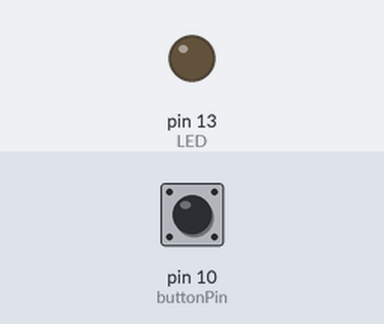
Recording of a sketch running on a simulated Arduino Uno, built with avr-gcc and run on an emulated ATmega328P. Shown: output pins drawn as LEDs (lit = HIGH). Dashed ring = blinking. Inputs (shaded band) come from the test bench; at power-on: pin 10 (buttonPin) LOW.

Above: at 1.2 s.
1.3 s: pin 10 (buttonPin) pulled HIGH for 1 s
At 1.54 s:
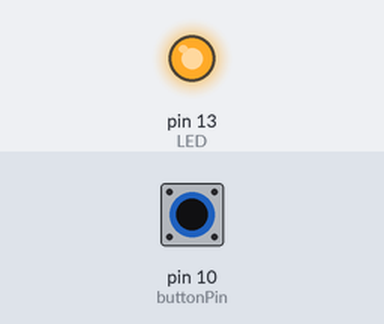
3.8 s: pin 10 (buttonPin) pulled HIGH for 3.2 s
At 4.54 s:
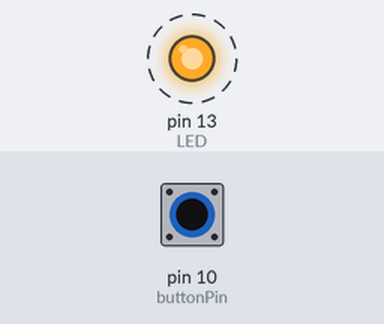
Timing chart, 0 to 8.3 s (numbered marks = the images above; inputs shaded):
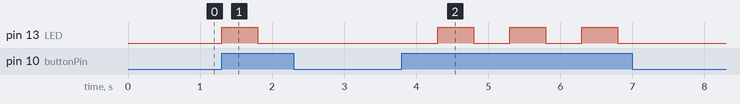

The sketch:

2_6_1.ino
```cpp
// Der Button wird an Pin Nr. 10 angeschlossen, die LED an Nr.13
const int buttonPin = 10;
const int LED = 13;

//die LED soll für 500ms an sein [1Hz = 1 Schwingung/s --> 500ms_LOW + 500ms_HIGH = 1 sec. Schwingungsdauer]
const long blinkTime = 500;
// da die aktuelle Uhrzeit als Messwert genommen wird, muss sie immerwieder neu afgenommen werden
unsigned long lastBlinkTime = 0;
// letzten LED Zustand abspeichern um alternieren (blinken) zu generieren
bool ledState = false;

// Anfangswerte initialisieren
void setup() {
  // Der Button sendet signale an den Arduino (in Form von Spannungsdurchlass) --> INPUT
  pinMode(buttonPin, INPUT);
  // Die LED bekommt Signale (Spannung) vom Arduino --> OUTPUT
  pinMode(LED, OUTPUT);
}

// Endlosschleife
void loop() {

  // Zwischenspeichern der aktuellen Zeit, um damit das 500 sec. Intervall zu berechnen
  unsigned long now = millis();

  // WENN der Button gedrückt wird
  if(digitalRead(buttonPin) == HIGH){
    // Formel, um zu berechnen ob das Intervall bereits durchgelaufen ist
    if(now - lastBlinkTime >= blinkTime){
      // Startzeitpunkt für neues Intervall resetten
      lastBlinkTime = now;
      // LED Zustand alternieren (blinken)
      ledState = !ledState;
      // je nach aktueller Phase (an oder aus) wird die LED mit Spannung versorgt, oder eben nicht
      digitalWrite(LED, ledState);
    }
  }else{
    // Wenn der Knopf nicht gedrückt wird, ist die LED aus
    digitalWrite(LED, LOW);
  }
}
```

Measured:
- after the input at 1.3 s, pin 13 (LED): LOW → HIGH at once, → LOW 0.50 s later
- after the input at 3.8 s, pin 13 (LED): alternates HIGH for 0.50 s and LOW for 0.50 s, 6 changes in all, then stays LOW, starting after 0.50 s
